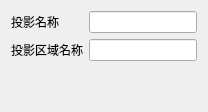
              <widget class="QWidget" name="tab_6">
               <attribute name="title">
                <string>Litematica</string>
               </attribute>
               <layout class="QGridLayout" name="gridLayout_19">
                <item row="1" column="1">
                 <widget class="QLineEdit" name="le_lite_region_name"/>
                </item>
                <item row="1" column="0">
                 <widget class="QLabel" name="label_7">
                  <property name="text">
                   <string>投影区域名称</string>
                  </property>
                 </widget>
                </item>
                <item row="0" column="0">
                 <widget class="QLabel" name="label_6">
                  <property name="text">
                   <string>投影名称</string>
                  </property>
                 </widget>
                </item>
                <item row="0" column="1">
                 <widget class="QLineEdit" name="le_lite_name"/>
                </item>
                <item row="2" column="0" colspan="2">
                 <spacer name="verticalSpacer_2">
                  <property name="orientation">
                   <enum>Qt::Orientation::Vertical</enum>
                  </property>
                  <property name="sizeHint" stdset="0">
                   <size>
                    <width>20</width>
                    <height>40</height>
                   </size>
                  </property>
                 </spacer>
                </item>
               </layout>
              </widget>
